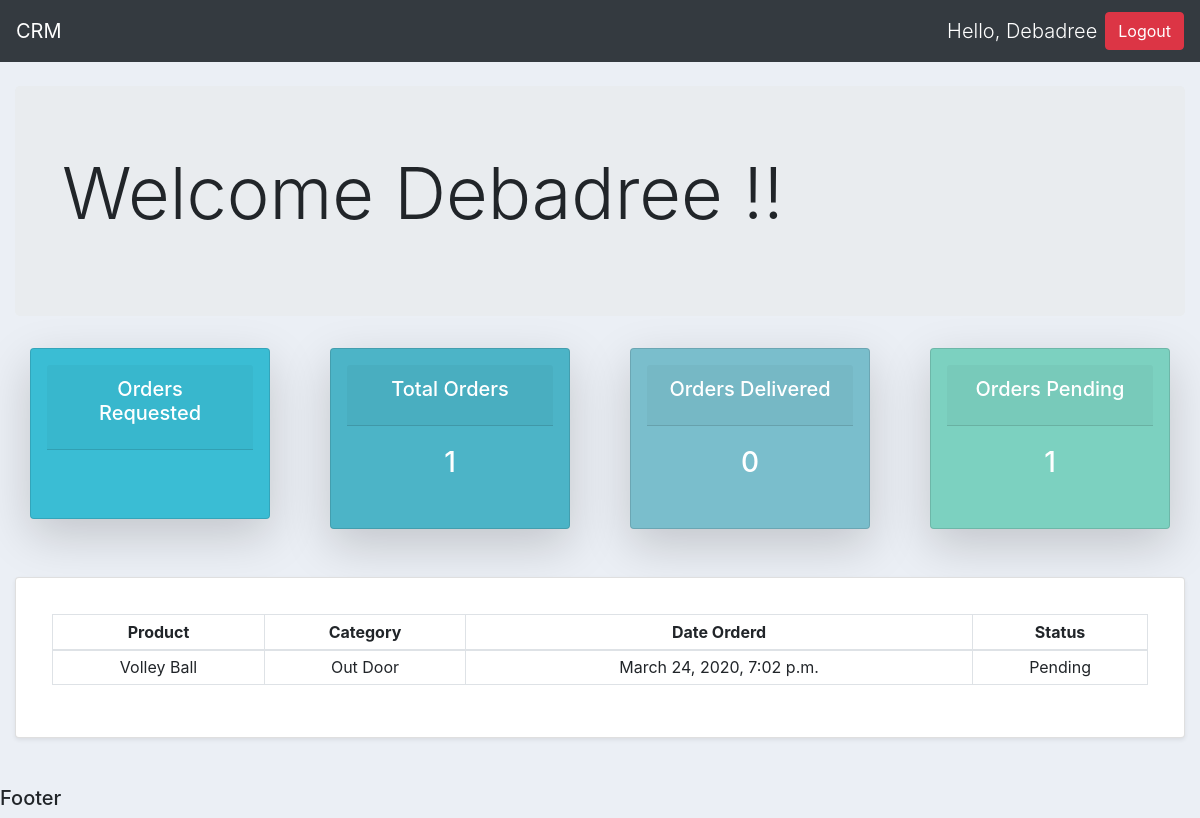
The page /user/ (signed in) on the database its author committed.
### accounts/models.py (models this page shows, shortened)
class Order(models.Model):
	STATUS = (
			('Pending', 'Pending'),
			('Out for delivery', 'Out for delivery'),
			('Delivered', 'Delivered'),
			)
	customer = models.ForeignKey(Customer,null=True,on_delete=models.SET_NULL)
	product = models.ForeignKey(Product,null=True,on_delete=models.SET_NULL)
	date_created = models.DateTimeField(auto_now_add=True, null=True)
	status = models.CharField(max_length=200, null=True, choices=STATUS)

class Product(models.Model):
	CATEGORY = (
			('Indoor', 'Indoor'),
			('Out Door', 'Out Door'),
			)
	name = models.CharField(max_length=200, null=True)
	price = models.FloatField(null=True)
	category = models.CharField(max_length=200, null=True, choices=CATEGORY)
	description = models.CharField(max_length=200, null=True)
	date_created = models.DateTimeField(auto_now_add=True, null=True)
	tag = models.ManyToManyField(Tag)
	def __str__(self):
		return self.name

### accounts/decorators.py (the view)
        def wrapper_func(request,*args,**kwargs):
            group = None
            if request.user.groups.exists():
                group = request.user.groups.all()[0].name
            if group in allowed_roles:
                return view_func(request,*args,**kwargs)
            else:
                return HttpResponse('You are not allowed here')

### accounts/views.py (called while the page is built)
@login_required(login_url='login')
@allowed_users(allowed_roles=['customer'])
def userPage(request):
    orders = request.user.customer.order_set.all()
    delivered = orders.filter(status='Delivered').count()
    pending = orders.filter(status='Pending').count()
    context = {'orders':orders,'delivered':delivered,'pending':pending}
    return render(request,'accounts/user.html',context)

### accounts/templates/accounts/user.html (shortened to what this page needs)
{%  extends 'accounts/main.html' %}
{% block content %}
<br>
<div class="jumbotron">
        <div class="container">
            <h1 class="display-3">Welcome {{request.user.first_name}} !!</h1>
        </div>
    </div>
<div class="row">
    <div class="col">
		<div class="col-md">
			<div class="card text-center text-white shadow-lg p-3 mb-5 rounded" id = "tc">
			  	<div class="card-header">
			  		<h5 class="card-title">Orders Requested</h5>
			  	</div>
			  	<div class="card-body">
			  	</div>
			</div>
		</div>
	</div>
	<div class="col">
		<div class="col-md">
			<div class="card text-center text-white shadow-lg p-3 mb-5 rounded" id="total-orders">
			  	<div class="card-header">
			  		<h5 class="card-title">Total Orders</h5>
			  	</div>
			  	<div class="card-body">
			    	<h3 class="card-title">{{orders.count}}</h3>
			  	</div>
			</div>
		</div>
	</div>
	<div class="col">
		<div class="col-md">
			<div class="card text-center text-white shadow-lg p-3 mb-5 rounded" id="orders-delivered">
			  	<div class="card-header">
			  		<h5 class="card-title">Orders Delivered</h5>
			  	</div>
			  	<div class="card-body">
			    	<h3 class="card-title">{{delivered}}</h3>
			  	</div>
			</div>
		</div>
	</div>
	<div class="col">
		<div class="col-md">
			<div class="card text-center text-white shadow-lg p-3 mb-5 rounded" id="orders-pending">
			  	<div class="card-header">
			  		<h5 class="card-title">Orders Pending</h5>
			  	</div>
			  	<div class="card-body">
			    	<h3 class="card-title">{{pending}}</h3>
			  	</div>
			</div>
		</div>
	</div>
</div>
<div class="row">
	<div class="col-md">
		<div class="card shadow-sm p-3 mb-5 bg-white rounded">
			<div class="card-body">
                <table class="table table-sm table-bordered text-center table-hover">
                    <tr>
                        <th>Product</th>
                        <th>Category</th>
                        <th>Date Orderd</th>
                        <th>Status</th>
                    </tr>
					<tbody>
						{% for order in orders %}
						<tr scope="row">
						<td>{{order.product}}</td>
						<td>{{order.product.category}}</td>
						<td>{{order.date_created}}</td>
						<td>{{order.status}}</td>
						</tr>
						{% endfor %}
					</tbody>
                </table>
            </div>
		</div>
	</div>
</div>
{% endblock %}

### accounts/templates/accounts/navbar.html (shortened to what this page needs)
<nav class="navbar navbar-expand-lg navbar-dark bg-dark">
  <a class="navbar-brand" href="#">CRM</a>
  <span class="navbar-text mr-2 lead" style="color: white;">Hello, {{request.user.first_name}} </span>
  <a class="btn btn-danger" href="{% url 'logout' %}">Logout</a>
</nav>

### static/css/main.css (style rules this page uses)
body { background-color: #ebeff5; }
#total-orders { background-color: #4cb4c7; }
#orders-delivered { background-color: #7abecc; }
#orders-pending { background-color: #7CD1C0; }
#tc { background-color: #3abdd4; }

### rows shown on the page
Order: product "Volley Ball", product.category "Out Door", date_created "March 24, 2020, 7:02 p.m.", status "Pending"

### other values the page prints
{{ request.user.first_name }} "Debadree"
{{ orders.count }} "1"
{{ delivered }} "0"
{{ pending }} "1"
